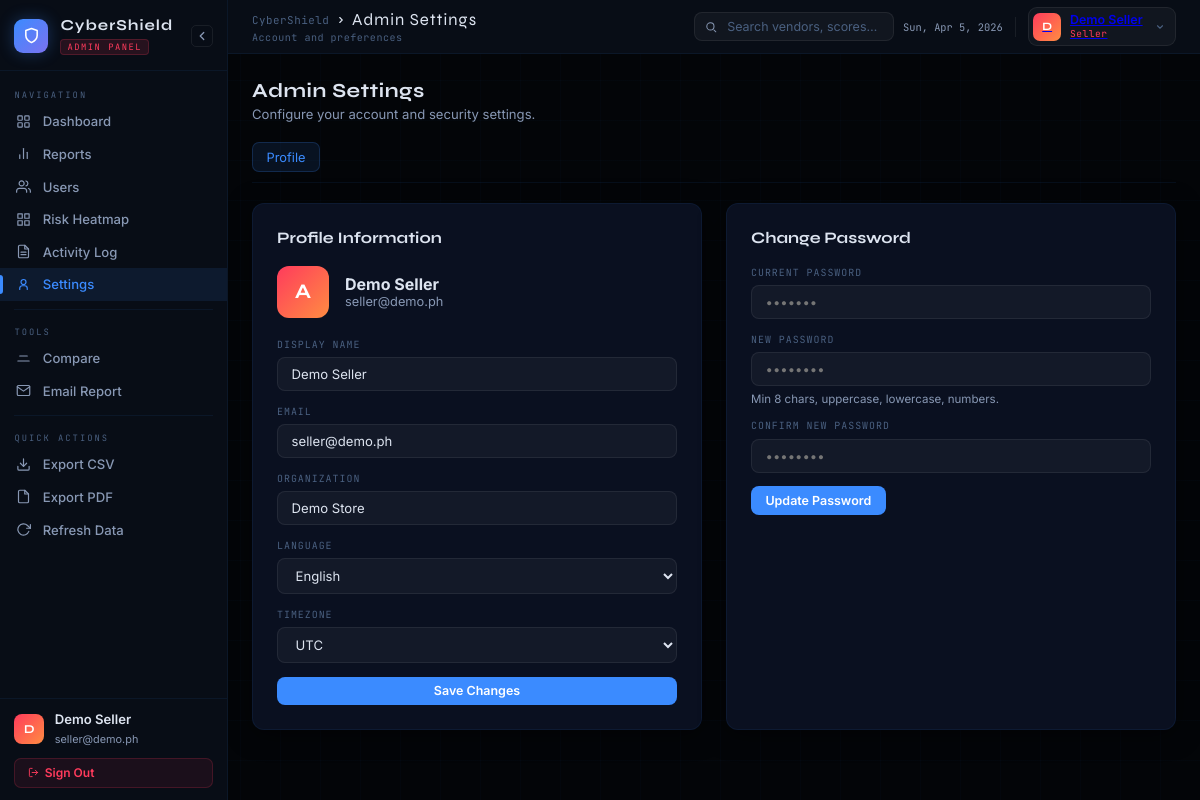
/Admin/settings.php (signed in), run on the app's committed database.
### tables this page shows
CREATE TABLE users (
    id INT AUTO_INCREMENT PRIMARY KEY,
    username VARCHAR(50) UNIQUE NOT NULL,
    password_hash VARCHAR(255) NOT NULL,
    email VARCHAR(100) UNIQUE NOT NULL,
    full_name VARCHAR(100) NOT NULL,
    store_name VARCHAR(100) NOT NULL,
    role ENUM('Admin', 'Seller', 'Viewer') DEFAULT 'Seller',
    is_active BOOLEAN DEFAULT TRUE,
    last_assessment_score DECIMAL(5,2) DEFAULT NULL,
    last_assessment_date DATETIME DEFAULT NULL,
    total_assessments INT DEFAULT 0,
    created_at TIMESTAMP DEFAULT CURRENT_TIMESTAMP,
    updated_at TIMESTAMP DEFAULT CURRENT_TIMESTAMP ON UPDATE CURRENT_TIMESTAMP,
    INDEX idx_username (username),
    INDEX idx_email (email),
    INDEX idx_role (role)
);

### Admin/settings.php (the view, shortened to what this page needs)
<?php
$database = new Database();
$db = $database->getConnection();
$user_query = "SELECT * FROM users WHERE id = :user_id";
$stmt = $db->prepare($user_query);
$stmt->bindParam(':user_id', $_SESSION['user_id']);
$stmt->execute();
$user = $stmt->fetch(PDO::FETCH_ASSOC);
?>
<!DOCTYPE html>
<html lang="en" data-theme="dark">
<head>
</head>
<body>
  <div id="app">
    <aside id="sidebar">
      <div class="sb-brand">
        <div class="shield"><svg width="17" height="17" viewBox="0 0 24 24" fill="none" stroke="white"
            stroke-width="2.2" stroke-linecap="round" stroke-linejoin="round">
            <path d="M12 22s8-4 8-10V5l-8-3-8 3v7c0 6 8 10 8 10z" />
          </svg></div>
        <div class="sb-brand-text">
          <h2>CyberShield</h2><span class="badge">Admin Panel</span>
        </div>
        <button class="sb-toggle" onclick="toggleSidebar()"><svg width="14" height="14" viewBox="0 0 24 24" fill="none"
            stroke="currentColor" stroke-width="2.2" stroke-linecap="round" stroke-linejoin="round">
            <polyline points="15 18 9 12 15 6" />
          </svg></button>
      </div>
      <div class="sb-section">
        <div class="sb-label">Navigation</div>
        <a class="sb-item" href="dashboard.php"><span class="sb-icon"></span><span class="sb-text">Dashboard</span></a>
        <a class="sb-item" href="reports.php"><span class="sb-icon"><svg width="15" height="15" viewBox="0 0 24 24"
              fill="none" stroke="currentColor" stroke-width="1.9" stroke-linecap="round" stroke-linejoin="round">
              <line x1="18" y1="20" x2="18" y2="10" />
              <line x1="12" y1="20" x2="12" y2="4" />
              <line x1="6" y1="20" x2="6" y2="14" />
            </svg></span><span class="sb-text">Reports</span></a>
        <a class="sb-item" href="users.php"><span class="sb-icon"><svg width="15" height="15" viewBox="0 0 24 24"
              fill="none" stroke="currentColor" stroke-width="1.9" stroke-linecap="round" stroke-linejoin="round">
              <path d="M17 21v-2a4 4 0 0 0-4-4H5a4 4 0 0 0-4 4v2" />
              <circle cx="9" cy="7" r="4" />
              <path d="M23 21v-2a4 4 0 0 0-3-3.87M16 3.13a4 4 0 0 1 0 7.75" />
            </svg></span><span class="sb-text">Users</span></a>
        <a class="sb-item" href="heatmap.php"><span class="sb-icon"></span><span class="sb-text">Risk Heatmap</span></a>
        <a class="sb-item" href="activity.php"><span class="sb-icon"></span><span class="sb-text">Activity Log</span></a>
        <a class="sb-item active" href="settings.php"><span class="sb-icon"><svg width="15" height="15"
              viewBox="0 0 24 24" fill="none" stroke="currentColor" stroke-width="1.9" stroke-linecap="round"
              stroke-linejoin="round">
              <circle cx="12" cy="8" r="4" />
              <path d="M6 20v-2a4 4 0 0 1 4-4h4a4 4 0 0 1 4 4v2" />
            </svg></span><span class="sb-text">Settings</span></a>
        <div class="sb-divider"></div>
        <div class="sb-label">Tools</div>
        <a class="sb-item" href="compare.php"><span class="sb-icon"><svg width="15" height="15" viewBox="0 0 24 24"
              fill="none" stroke="currentColor" stroke-width="1.9" stroke-linecap="round" stroke-linejoin="round">
              <line x1="18" y1="8" x2="6" y2="8" />
              <line x1="21" y1="16" x2="3" y2="16" />
            </svg></span><span class="sb-text">Compare</span></a>
        <a class="sb-item" href="email.php"><span class="sb-icon"><svg width="15" height="15" viewBox="0 0 24 24"
              fill="none" stroke="currentColor" stroke-width="1.9" stroke-linecap="round" stroke-linejoin="round">
              <path d="M4 4h16c1.1 0 2 .9 2 2v12c0 1.1-.9 2-2 2H4c-1.1 0-2-.9-2-2V6c0-1.1.9-2 2-2z" />
              <polyline points="22,6 12,13 2,6" />
            </svg></span><span class="sb-text">Email Report</span></a>
        <div class="sb-divider"></div>
        <div class="sb-label">Quick Actions</div>
        <a class="sb-item" onclick="showToast('CSV exported','green')"><span class="sb-icon"><svg width="15" height="15"
              viewBox="0 0 24 24" fill="none" stroke="currentColor" stroke-width="1.9" stroke-linecap="round"
              stroke-linejoin="round">
              <path d="M21 15v4a2 2 0 0 1-2 2H5a2 2 0 0 1-2-2v-4" />
              <polyline points="7 10 12 15 17 10" />
              <line x1="12" y1="15" x2="12" y2="3" />
            </svg></span><span class="sb-text">Export CSV</span></a>
        <a class="sb-item" onclick="showToast('PDF exported','green')"><span class="sb-icon"><svg width="15" height="15"
              viewBox="0 0 24 24" fill="none" stroke="currentColor" stroke-width="1.9" stroke-linecap="round"
              stroke-linejoin="round">
              <path d="M14 2H6a2 2 0 0 0-2 2v16a2 2 0 0 0 2 2h12a2 2 0 0 0 2-2V8z" />
              <polyline points="14 2 14 8 20 8" />
            </svg></span><span class="sb-text">Export PDF</span></a>
        <a class="sb-item" onclick="showToast('Data refreshed','blue')"><span class="sb-icon"><svg width="15"
              height="15" viewBox="0 0 24 24" fill="none" stroke="currentColor" stroke-width="1.9"
              stroke-linecap="round" stroke-linejoin="round">
              <polyline points="23 4 23 10 17 10" />
              <path d="M20.49 15a9 9 0 1 1-2.12-9.36L23 10" />
            </svg></span><span class="sb-text">Refresh Data</span></a>
      </div>
      <div class="sb-footer">
        <div class="sb-user">
          <div class="sb-avatar"><?php echo strtoupper(substr($user['full_name'], 0, 1)); ?></div>
          <div class="sb-user-info">
            <p><?php echo htmlspecialchars($user['full_name']); ?></p><span><?php echo htmlspecialchars($user['email']); ?></span>
          </div>
        </div>
        <button class="btn-sb-logout" onclick="doLogout()">
          <svg width="11" height="11" viewBox="0 0 24 24" fill="none" stroke="currentColor" stroke-width="2"
            stroke-linecap="round" stroke-linejoin="round">
            <path d="M9 21H5a2 2 0 0 1-2-2V5a2 2 0 0 1 2-2h4" />
            <polyline points="16 17 21 12 16 7" />
            <line x1="21" y1="12" x2="9" y2="12" />
          </svg>
          <span>Sign Out</span>
        </button>
      </div>
    </aside>
    <div id="main">
      <div class="topbar">
        <div>
          <div class="tb-bc">
            <span class="tb-app">CyberShield</span>
            <svg width="10" height="10" viewBox="0 0 16 16" fill="none" stroke="currentColor" stroke-width="1.8"
              stroke-linecap="round">
              <path d="M6 4l4 4-4 4" />
            </svg>
            <span class="tb-title">Admin Settings</span>
          </div>
          <p class="tb-sub">Account and preferences</p>
        </div>
        <div class="tb-right">
          <div class="tb-search-wrap">
            <span class="tb-search-icon"><svg width="12" height="12" viewBox="0 0 20 20" fill="none">
                <circle cx="9" cy="9" r="6" stroke="currentColor" stroke-width="1.7" />
                <path d="M15 15l3 3" stroke="currentColor" stroke-width="1.7" stroke-linecap="round" />
              </svg></span>
            <input type="text" class="tb-search" placeholder="Search vendors, scores…" autocomplete="off" />
          </div>
          <span class="tb-date" id="tb-date"></span>
          <a class="tb-admin" href="settings.php">
            <div class="tb-admin-av"><?php echo strtoupper(substr($user['full_name'], 0, 1)); ?></div>
            <div class="tb-admin-info"><span class="tb-admin-name"><?php echo htmlspecialchars($user['full_name']); ?></span><span class="tb-admin-role"><?php echo htmlspecialchars($user['role'] ?? 'Admin'); ?></span>
            </div>
            <svg width="10" height="10" viewBox="0 0 16 16" fill="none" stroke="currentColor" stroke-width="1.8"
              stroke-linecap="round" style="color:var(--muted);margin-left:.2rem">
              <path d="M4 6l4 4 4-4" />
            </svg>
          </a>
        </div>
      </div>
      <div class="content">
        <div class="sec-hdr">
          <h2>Admin Settings</h2>
          <p>Configure your account and security settings.</p>
        </div>
        <div class="tab-btns">
          <button class="tab-btn active" onclick="switchTab('profile',this)">Profile</button>
        </div>
        <div id="tab-profile" class="tab-c active">
          <div class="settings-grid">
            <div class="card" style="padding:1.5rem">
              <h3 style="font-family:var(--display);font-size:1rem;font-weight:700;margin-bottom:1.15rem">Profile
                Information</h3>
              <div style="display:flex;align-items:center;gap:1rem;margin-bottom:1.25rem">
                <div
                  style="width:52px;height:52px;border-radius:12px;background:linear-gradient(135deg,var(--red),var(--orange));color:#fff;display:grid;place-items:center;font-size:1.3rem;font-weight:700;font-family:var(--display);flex-shrink:0">
                  A</div>
                <div>
                  <div style="font-weight:700;font-size:1rem"><?php echo htmlspecialchars($user['full_name']); ?></div>
                  <div style="font-size:.8rem;color:var(--muted2)"><?php echo htmlspecialchars($user['email']); ?></div>
                </div>
              </div>
              <div class="fg"><label class="fl">Display Name</label><input class="fi" type="text" id="profile-name" value="<?php echo htmlspecialchars($user['full_name']); ?>" />
              </div>
              <div class="fg"><label class="fl">Email</label><input class="fi" type="email" id="profile-email" value="<?php echo htmlspecialchars($user['email']); ?>" />
              </div>
              <div class="fg"><label class="fl">Organization</label><input class="fi" type="text" id="profile-company" value="<?php echo htmlspecialchars($user['store_name'] ?? ''); ?>" />
              </div>
              <div class="fg"><label class="fl">Language</label><select class="fi">
                  <option>English</option>
                </select></div>
              <div class="fg"><label class="fl">Timezone</label><select class="fi">
                  <option>UTC</option>
                </select></div>
              <button class="btn btn-p" style="width:100%;justify-content:center"
                onclick="requestProfileOTP()">Save Changes</button>
            </div>
            <div class="card" style="padding:1.5rem">
              <h3 style="font-family:var(--display);font-size:1rem;font-weight:700;margin-bottom:1.15rem">Change
                Password</h3>
              <div class="fg"><label class="fl">Current Password</label><input class="fi" type="password" id="pw-current"
                  placeholder="•••••••" /></div>
              <div class="fg"><label class="fl">New Password</label><input class="fi" type="password" id="pw-new"
                  placeholder="••••••••" />
                <div style="font-size:.72rem;color:var(--muted2);margin-top:.35rem">Min 8 chars, uppercase, lowercase,
                  numbers.</div>
              </div>
              <div class="fg"><label class="fl">Confirm New Password</label><input class="fi" type="password" id="pw-confirm"
                  placeholder="••••••••" /></div>
              <button class="btn btn-p" onclick="requestPasswordOTP()">Update Password</button>
            </div>
          </div>
        </div>
      </div>
    </div>
  </div>
</body>
</html>

### data on the page
users: full_name "D", full_name "Demo Seller", email "seller@demo.ph", role "Seller", store_name "Demo Store"
